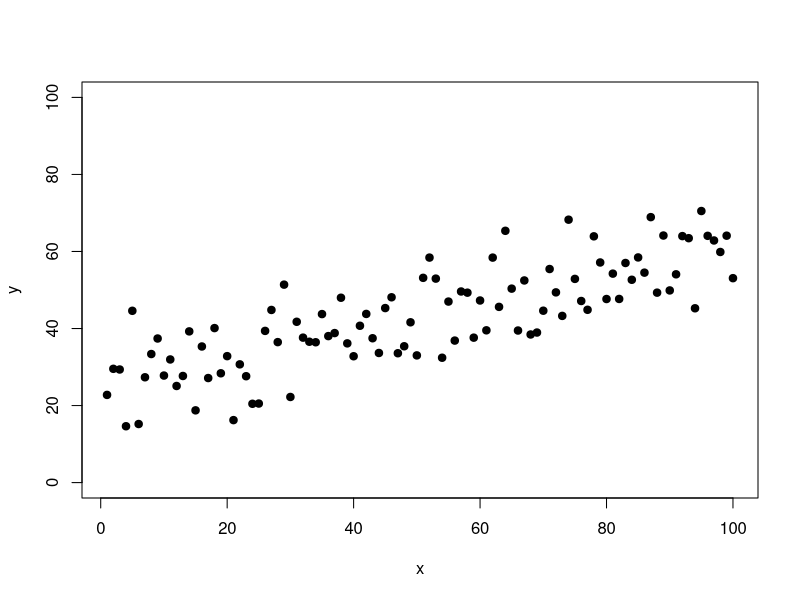
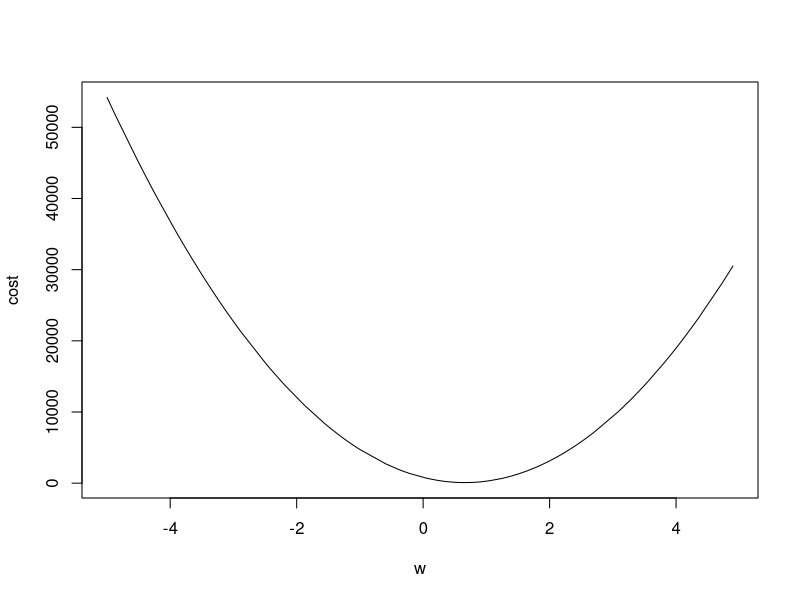

Here is the R script that generated these plots, in order:
## ---- chunk 1
#| label: setup
#| include: false

knitr::opts_knit$set(
  root.dir = '~/Documents/repos/github/machinelearning'
)
## ---- chunk 2

mse = function(x, y, w, b){
  p = x * w + b
  se = sum((p - y)^2)
  mse = se / 2 / length(p)
  return(mse)
}

x = 1:100
y = 0.35 * x + rnorm(100, mean = 0, sd = 8) 
y = y + 24.85

plot(x, y, pch = 19, ylim = c(0, 100))

w = runif(100, -5, 5)
b = 5
# b = runif(100, -50, 50)

cost = Map(
  mse
  , x = list(x)
  , y = list(y)
  , w = w
  , b = b
) |> 
  unlist()

cost = cost[order(w)]
w = w[order(w)]

plot(w, cost, type = "l")
